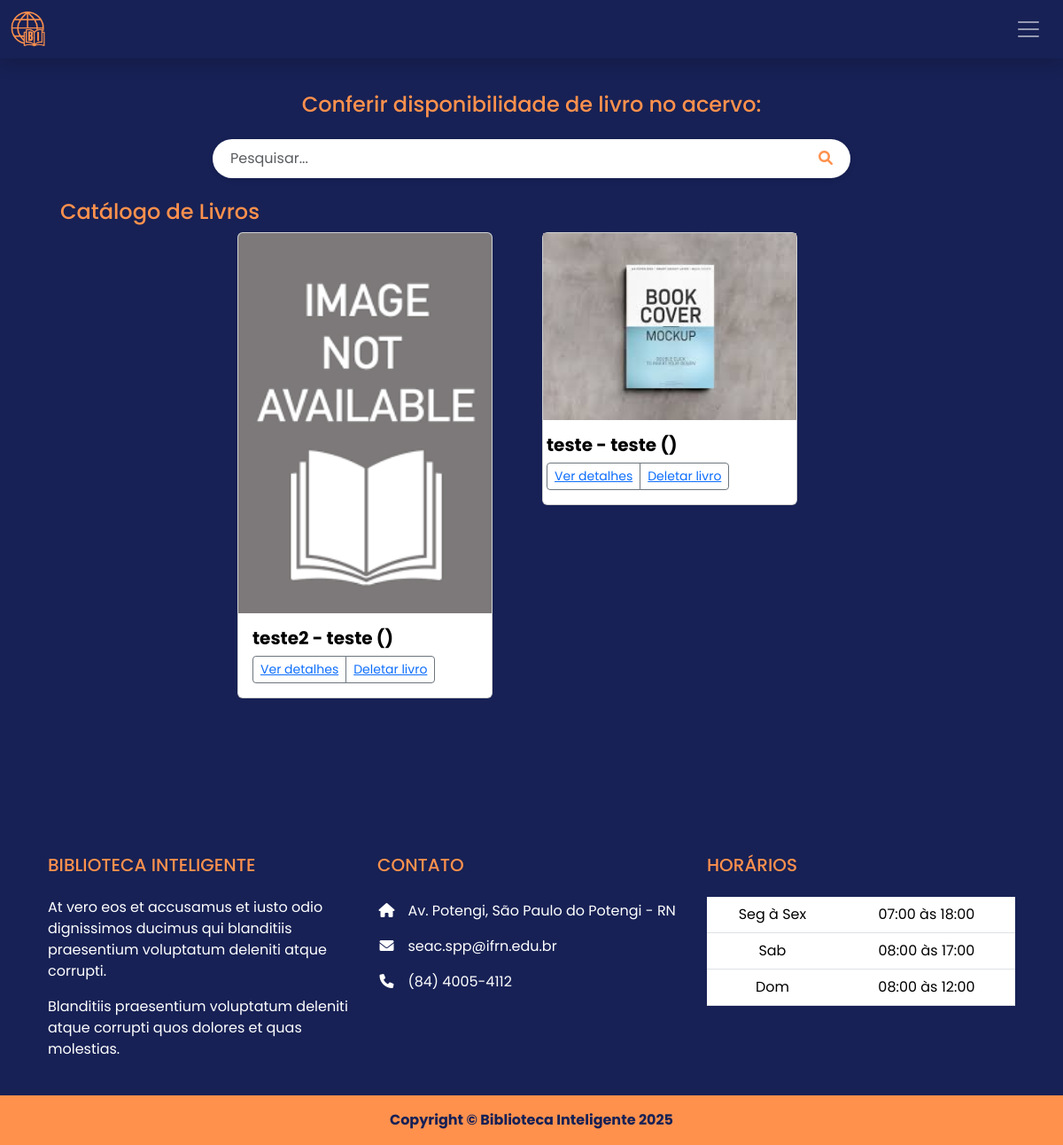
Page /inicio/ (signed in) on the earlier database version.
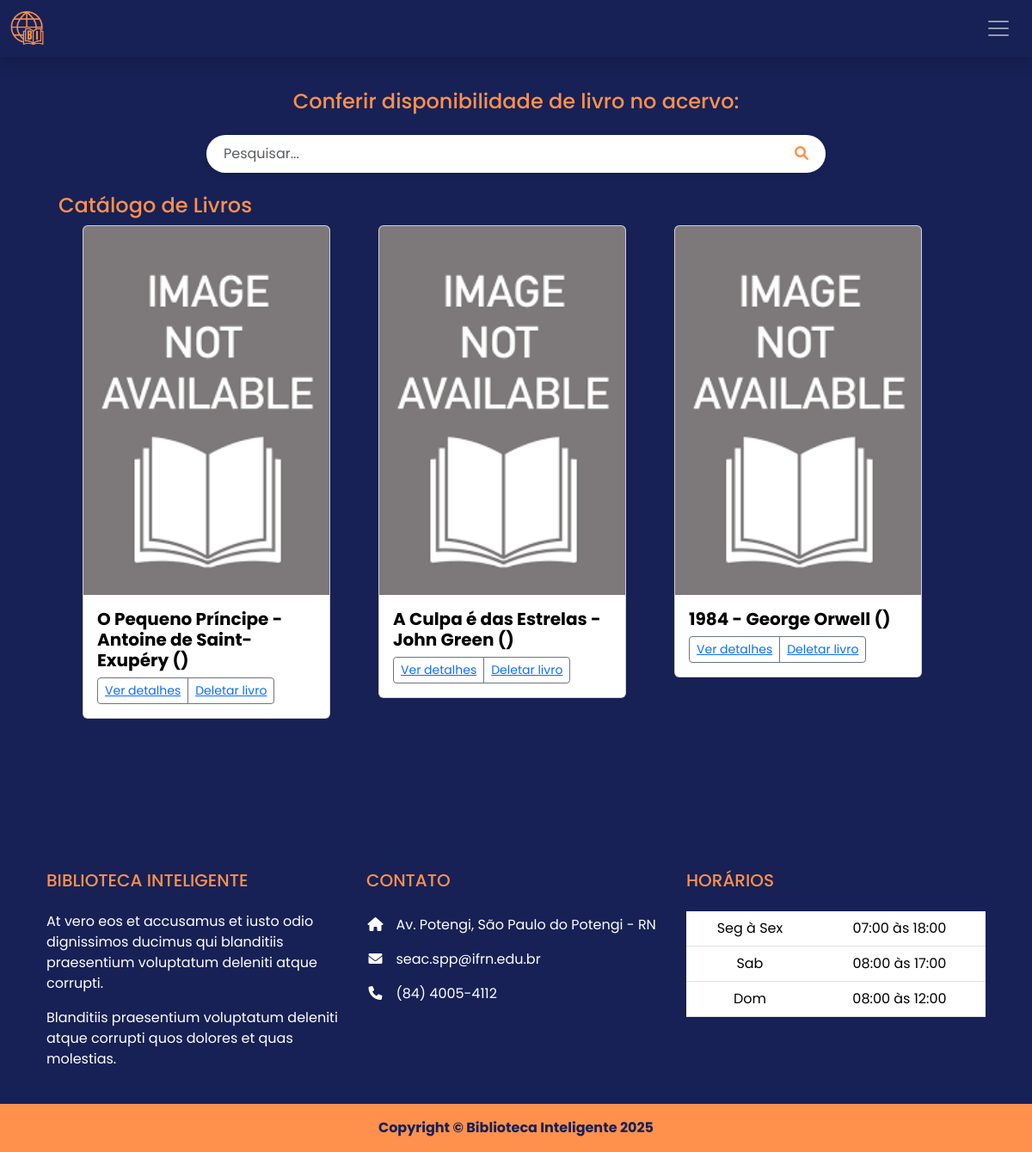
Same page on the later database version.
### biblioteca_inteligente/models.py (models this page shows, shortened)
class Livro(models.Model):
    LIVRE = "LI"
    MAIORES_10 = "10"
    MAIORES_12 = "12"
    MAIORES_14 = "14"
    MAIORES_16 = "16"
    MAIORES_18 = "18"
    CLASSIFICACOES = {
        LIVRE: "Livre",
        MAIORES_10: "10 anos",
        MAIORES_12: "12 anos",
        MAIORES_14: "14 anos",
        MAIORES_16: "16 anos",
        MAIORES_18: "18 anos",
        }
    ROMANCE = "RO"
    BIOGRAFIA = "BI"
    TECNICO = "TE"
    FICCAO = "FI"
    FANTASIA = "FA"
    MISTERIO = "MI"
    POESIA = "PO"
    DRAMA = "DR"
    TERROR = "HO"
    AVENTURA = "AD"
    INFANTIL = "CH"
    JOVEM_ADULTO = "YA"
    FICCAO_CIENTIFICA = "SF"
    OUTROS = "OU"
    GENEROS = {
        ROMANCE: "Romance",
        BIOGRAFIA: "Biografia",
        TECNICO: "Técnico",
        FICCAO: "Ficção",
        FANTASIA: "Fantasia",
        MISTERIO: "Mistério",
        POESIA: "Poesia",
        DRAMA: "Drama",
        TERROR: "Terror",
        AVENTURA: "Aventura",
        INFANTIL: "Infantil",
        JOVEM_ADULTO: "Jovem Adulto",
        FICCAO_CIENTIFICA: "Ficção Científica",
        OUTROS: "Outros",
    }
    titulo = models.CharField(max_length=150)
    autor = models.CharField(max_length=100)
    capa = models.ImageField(upload_to="livros/capas/", blank=True)
    editora = models.ManyToManyField(Editora)
    isbn = models.CharField(max_length=13)
    publicacao = models.IntegerField(blank=True)
    classificacao = models.CharField(max_length=2, choices=CLASSIFICACOES)
    genero = models.CharField(max_length=2, choices=GENEROS)
    sinopse = models.TextField(max_length=4000)

### biblioteca_inteligente/views.py (the view)
# urls.py: path('inicio/', views.inicio, name='inicio'),
@login_required
def inicio(request):
    livros = Livro.objects.all().order_by("?")[:9]
    pesquisa = request.GET.get("q")
    paginator = Paginator(livros, 6)
    numero_da_pagina = request.GET.get('p')  # Pega o número da página da URL
    livros_paginados = paginator.get_page(numero_da_pagina)
    if pesquisa:
        livros_autor = Livro.objects.filter(autor__icontains=pesquisa)
        livros_titulo = Livro.objects.filter(titulo__icontains=pesquisa)
        livros_sinopse = Livro.objects.filter(sinopse__icontains=pesquisa)
        livros = livros_autor | livros_titulo | livros_sinopse
        livros.distinct()
    return render(request, "inicio.html", {"livros": livros_paginados})

### biblioteca_inteligente/templates/inicio.html (shortened to what this page needs)
{% extends "base.html" %}
{% load static %}
{% block content %}
<section class="vh-80">
    <div class="container-fluid h-custom" id="login">
      <div class="row d-flex justify-content-center align-items-center m-3 p-3 h-100">
        <div class="p-5 m-5 p-md-4">
          <div class="container text-center pb-3">
            <h4 class="bg-laranja">Conferir disponibilidade de livro no acervo:</h4>
          </div>
          <div class="search-bar">
            <div class="input-group">
              <input type="text" class="form-control" placeholder="Pesquisar..." aria-label="Search" aria-describedby="search-addon">
              <button class="btn bg-laranja" type="button" id="search-addon">
                  <i class="fas fa-search"></i>
              </button>
            </div>
          </div>
          <h4 class="bg-laranja mt-4">Catálogo de Livros</h4>
          <div class="row row-cols-1 row-cols-md-2 mx-3 d-flex justify-content-center">
            {% for livro in livros %}
    <div class="col-md-4 mb-4">
        <div class="card bg-white text-light" style="width: 18rem;">
            {% if livro.capa %}
            <div class="row">
                <img src="{{ livro.capa.url }}" class="card-img-top" alt="">
            {% else %}
                <img src="{% static 'img/placeholder.png' %}" class="card-img-top" alt="{{ livro.titulo }}">
            {% endif %}
            <div class="card-body">
                <h5 class="card-title fw-bold text-black">{{ livro.titulo }} - {{ livro.autor }} ({{ livro.ano_publicacao }})</h5>
                <div class="d-flex justify-content-between align-items-center">
                    <div class="btn-group">
                        <button type="button" class="btn btn-sm btn-outline-secondary bg-laranja text-decoration-none">
                            <a href="{% url 'detalhar_livro' livro.id %}">Ver detalhes</a>
                        </button>
                        <button type="button" class="btn btn-sm btn-outline-secondary bg-laranja text-decoration-none">
                          <a href="{% url 'deletar_livro' livro.id %}">Deletar livro</a>
                      </button>
                    </div>
                </div>
            </div>
        </div>
    </div>
    {% endfor %}
            </div>
          </div>
      </div>
          </div>
        </div>
  </section>
{% endblock content %}

### biblioteca_inteligente/templates/base.html (shortened to what this page needs)
{% load static %}
<!DOCTYPE html>
<html lang="pt-br">
<head>
    <link rel="stylesheet" href="{% static './css/style.css' %}">
    <link href="https://cdn.jsdelivr.net/npm/bootstrap@5.3.3/dist/css/bootstrap.min.css" rel="stylesheet">
    <link rel="stylesheet" href="https://cdnjs.cloudflare.com/ajax/libs/font-awesome/6.0.0/css/all.min.css">
</head>
<body>
{% block header %}
<nav class="navbar navbar-dark shadow fixed-top">
  <div class="container-fluid">
    <a class="navbar-brand" href="#"><img src="{% static './img/logo.png' %}" alt="logo" height="40" width="40"></a>
    <button class="navbar-toggler border-0" type="button" data-bs-toggle="offcanvas" data-bs-target="#offcanvasNavbar" aria-controls="offcanvasNavbar">
      <span class="navbar-toggler-icon border-0"></span>
    </button>
  </div>
</nav>
{% endblock header %}
{% block content %}
{% endblock content %}
<footer class="text-white text-center text-lg-start bg-laranja">
    <div class="container p-4">
      <div class="row mt-4">
        <div class="col-lg-4 col-md-12 mb-4 mb-md-0">
          <h5 class="text-uppercase bg-laranja mb-4">BIBLIOTECA INTELIGENTE</h5>
          <p>
            At vero eos et accusamus et iusto odio dignissimos ducimus qui blanditiis praesentium
            voluptatum deleniti atque corrupti.
          </p>
          <p>
            Blanditiis praesentium voluptatum deleniti atque corrupti quos dolores et quas
            molestias.
          </p>
        </div>
        <div class="col-lg-4 col-md-6 mb-4 mb-md-0">
          <h5 class="text-uppercase bg-laranja mb-4 pb-1">CONTATO</h5>
          <ul class="fa-ul list-unstyled" style="margin-left: 1.65em;">
            <li class="mb-3">
              <span class="fa-li"><i class="fas fa-home"></i></span><span class="ms-2">Av. Potengi, São Paulo do Potengi - RN</span>
            </li>
            <li class="mb-3">
              <span class="fa-li"><i class="fas fa-envelope"></i></span><span class="ms-2">seac.spp@ifrn.edu.br</span>
            </li>
            <li class="mb-3">
              <span class="fa-li"><i class="fas fa-phone"></i></span><span class="ms-2">(84) 4005-4112</span>
            </li>
          </ul>
        </div>
        <div class="col-lg-4 col-md-6 mb-4 mb-md-0">
          <h5 class="text-uppercase bg-laranja mb-4">HORÁRIOS</h5>
          <table class="table text-center text-white">
            <tbody class="font-weight-normal">
              <tr>
                <td>Seg à Sex</td>
                <td>07:00 às 18:00</td>
              </tr>
              <tr>
                <td>Sab</td>
                <td>08:00 às 17:00</td>
              </tr>
              <tr>
                <td>Dom</td>
                <td>08:00 às 12:00</td>
              </tr>
            </tbody>
          </table>
        </div>
      </div>
    </div>
    <div class="text-center fw-bold p-3" style="background-color: #FF914D; color: #172155;">Copyright &copy; Biblioteca Inteligente {% now 'Y' %}</div>
  </footer>
</body>
</html>

### biblioteca_inteligente/static/css/style.css (style rules this page uses)
body { font-family: "Poppins", sans-serif !important; background-color: #172155 !important; }
.bg-laranja { color: #FF914D !important; }
.h-custom { height: calc(100% - 73px); }
.search-bar { max-width: 90vh; margin: auto auto ; }
.search-bar .input-group { border-radius: 30px; overflow: hidden; box-shadow: 0 2px 6px rgba(0, 0, 0, 0.1); }
.search-bar .form-control { border: none; padding-left: 20px; }
.search-bar .btn { background-color: white; border: none; padding: 10px 20px; }
.form-control { border-radius:1.5rem; }

Differences in the rows shown:
removed Livro: titulo "teste2", autor "teste"
removed Livro: capa (picture), titulo "teste", autor "teste"
added Livro: titulo "O Pequeno Príncipe", autor "Antoine de Saint-Exupéry"
added Livro: titulo "A Culpa é das Estrelas", autor "John Green"
added Livro: titulo "1984", autor "George Orwell"
